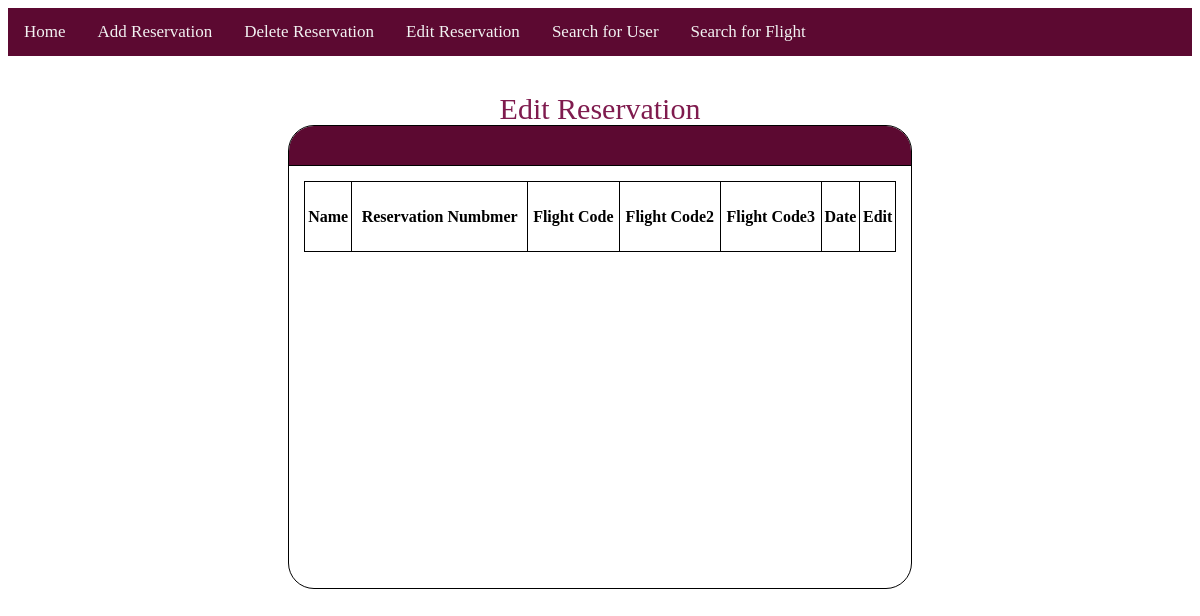
The app's page /csupdate.php, older data.
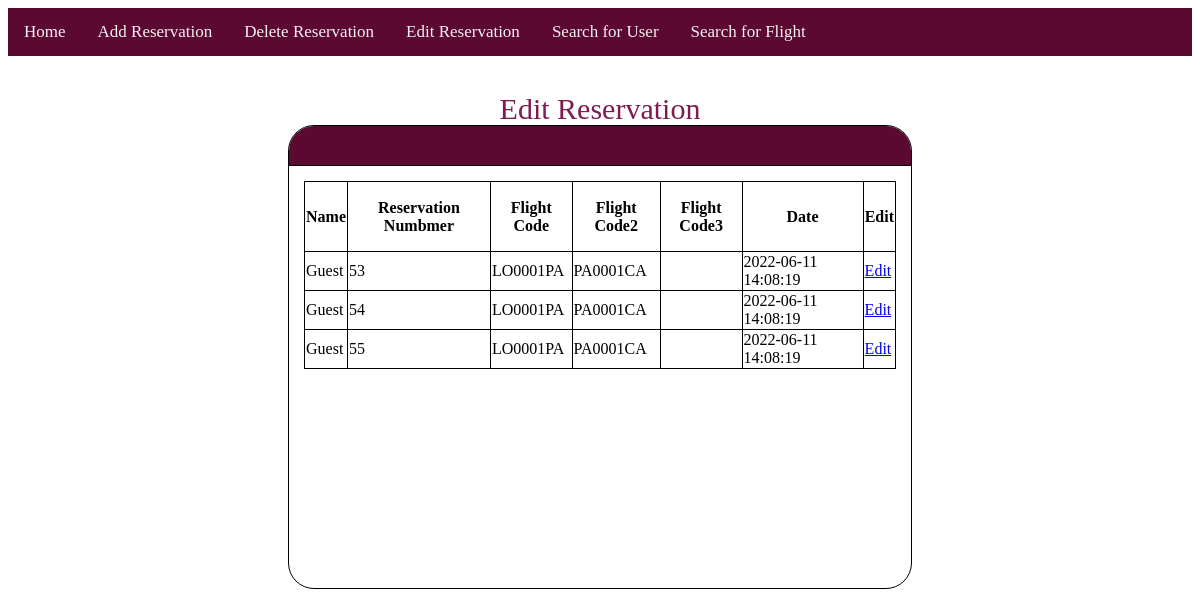
The same page, newer data.
### tables this page shows
CREATE TABLE `reservations` (
  `name` varchar(200) NOT NULL,
  `rev_num` int(25) NOT NULL,
  `f_code` varchar(15) NOT NULL,
  `f_code2` varchar(15) NOT NULL,
  `f_code3` varchar(15) NOT NULL,
  `rate` int(1) DEFAULT NULL,
  `comment` varchar(250) DEFAULT NULL,
  `cancel` tinyint(1) DEFAULT NULL,
  `date` datetime NOT NULL DEFAULT current_timestamp(),
  `Price` int(20) DEFAULT NULL,
  `status` varchar(20) DEFAULT NULL
);

### csupdate.php (the view, shortened to what this page needs)
<?php
 include "csmenu.php";
 $servername = "localhost";
 $username = "root";
 $password = "";
 $dbname = "egway";
 $conn = mysqli_connect($servername, $username, $password, $dbname);
 $query = "SELECT * FROM reservations";
 $result = mysqli_query($conn,$query);
?>
<!DOCTYPE html>
<html>
<head>
    <link rel="stylesheet" href="customerservicestyle.css">
</head>
<body>
<div class ="title"> Edit Reservation </div>
<div class = "FlightCardTopBar"> </div>
<div class ="FlightCard">
<table>
<tr>
    <th>Name</th>
	<th>Reservation Numbmer</th>
	<th>Flight Code</th>
    	<th>Flight Code2</th>
    	<th>Flight Code3</th>
	<th>Date</th>
    	<th>Edit</th>
</tr>
<?php
    while($row = mysqli_fetch_array($result))
    {
?>
        <tr>
            <td><?= $row['name']; ?></td>
            <td><?= $row['rev_num']; ?></td>
            <td><?=  $row['f_code']; ?></td>
            <td><?= $row['f_code2']; ?></td>
            <td><?= $row['f_code3']; ?></td>
            <td><?= $row['date']; ?></td>
        <td><a href="csupdateaction.php?rev_num=<?php echo $row["rev_num"];?>"> Edit </a></td>
        </tr>
<?php
    }
?>
</table>
</div>
</body>
</html>

### csmenu.php (shortened to what this page needs)
<html>
	<head>
	</head>
	<body>
		<div class="topnav">
			<?php
				echo"<a href='cshome.php'>Home</a>";
				echo"<a href='csadd.php'>Add Reservation</a>";
				echo"<a href='csdelete.php'>Delete Reservation</a>";
                    		echo"<a href='csupdate.php'>Edit Reservation</a>";
                    		echo"<a href='cssearchuser.php'>Search for User</a>";
                    		echo"<a href='cssearchflight.php'>Search for Flight</a>";
			?>
		</div>
		<br><br>
	</body>
</html>

### customerservicestyle.css (style rules this page uses)
.FlightCardTopBar { width: 50%; height: 10px; background-color:#5c0931; padding: 15px; border-radius: 25px 25px 0px 0px; outline: 1px solid black; font-size: 25px; position:relative; left: 50%; transform: translate(-50%); }
.FlightCard { width: 50%; height: 50%; background-color:white; padding: 15px; border-radius: 0px 0px 25px 25px; outline: 1px solid black; font-size: 25px; position:relative; left: 50%; transform: translate(-50%); }
.title { color: 7f1b4e; text-align: center; font-size: 30px; }
.table, td, th { border: 1px solid black; }
table { border-collapse: collapse; width: 100%; }
th { height: 70px; }

### csmenu.php (style rules this page uses)
.topnav { background-color: #5c0931; width: 100%; display: fixed; top: 0%; left: 0%; overflow:hidden; }
.topnav a { float: left; display: block; color: #f2f2f2; text-align: center; padding: 14px 16px; text-decoration:none; font-size:17px; cursor: pointer; }

Row changes from the older to the newer data that the page shows:
added reservations: name "Guest", rev_num "53", f_code "LO0001PA", f_code2 "PA0001CA", date "2022-06-11 14:08:19"
added reservations: name "Guest", rev_num "54", f_code "LO0001PA", f_code2 "PA0001CA", date "2022-06-11 14:08:19"
added reservations: name "Guest", rev_num "55", f_code "LO0001PA", f_code2 "PA0001CA", date "2022-06-11 14:08:19"
